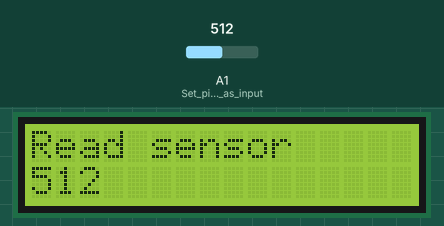
This sketch was run on a simulated Arduino Uno, built with avr-gcc and run on an emulated ATmega328P. On the bench: 16×2 character LCD. The test bench sets the inputs (shaded band); at power-on: A1 (Set_pin_A1_as_input) = 512.

Above: at 1.2 s.
1.3 s: A1 (Set_pin_A1_as_input) set to 716
At 2.3 s:
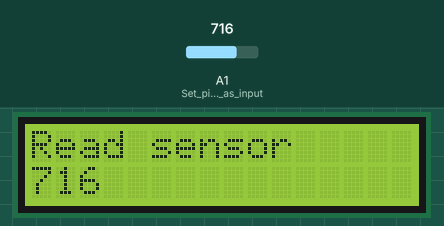
2.8 s: A1 (Set_pin_A1_as_input) set to 900
At 3.4 s:
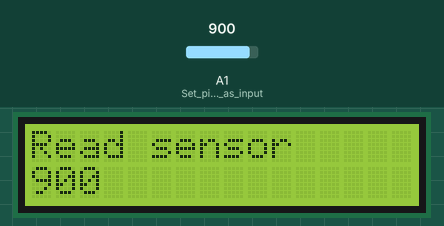
4.3 s: A1 (Set_pin_A1_as_input) set to 1023
At 4.6 s:
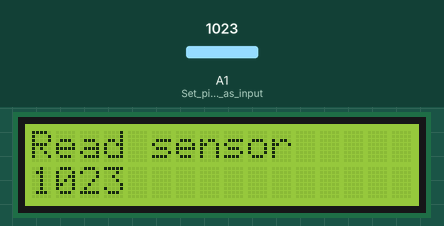
Timing chart, 0 to 7.3 s (numbered marks = the images above; inputs shaded):
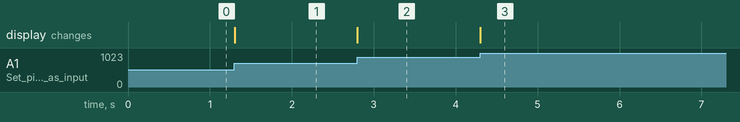

The sketch:

Potentiometer.ino
```cpp
#include <LiquidCrystal.h>
LiquidCrystal lcd(7, 6, 5, 4, 3, 2);
void setup()
{
analogReference(DEFAULT); //set the reference voltage to the
//default value (optional)
lcd.begin(16, 2); //init. LCD
lcd.setCursor(0,0);
lcd.print("Read sensor");
pinMode(A1, INPUT); // Set pin A1 as input (make sure that it
//was not set as output)
}
void loop()
{
int val = analogRead(A1); //reading the analog value
lcd.setCursor(0,1);
lcd.print(val);
}
```

Measured:
- after the input at 1.3 s, the display: changes at once (image 1)
- after the input at 2.8 s, the display: changes at once (image 2)
- after the input at 4.3 s, the display: changes at once (image 3)
